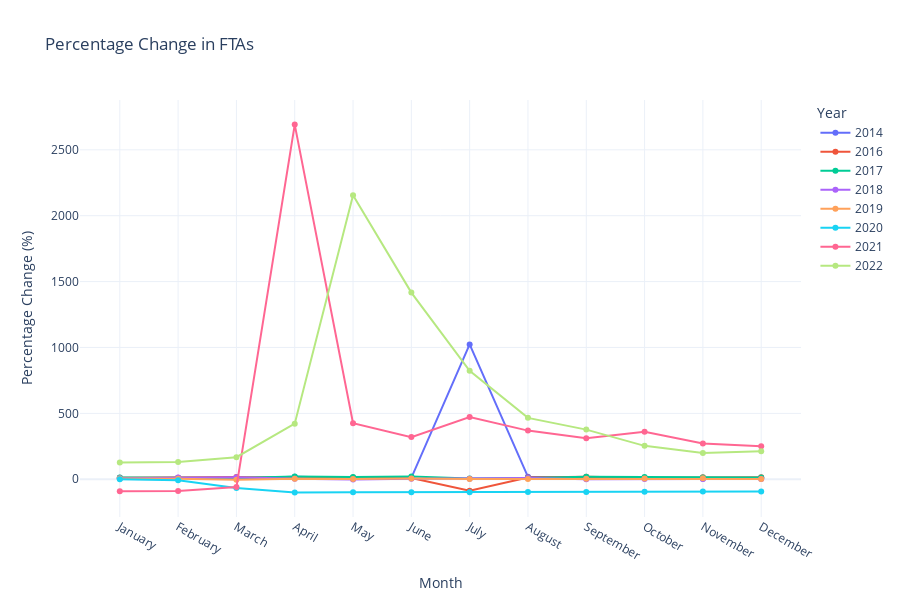

The code cell stored with this chart in its notebook:
### Code cell
import plotly.graph_objects as go

# Assuming yearly_change_pct is your DataFrame with percentage yearly changes

# Create a Plotly figure
fig = go.Figure()

# Adding a line for each year in yearly_change_pct
for year in yearly_change_pct.columns:
    fig.add_trace(go.Scatter(
        x=yearly_change_pct.index, 
        y=yearly_change_pct[year],
        mode='lines+markers',  # Adds markers on the line
        name=str(year),  # Each line is labeled by the year
        hovertemplate=f"{year}: {{y:.2f}}%"  # Customize hover format for percentage
    ))

# Updating layout for the plot
fig.update_layout(
    # title="Yearly Percentage Change in FTAs",
    title="Percentage Change in FTAs",
    xaxis_title="Month",
    yaxis_title="Percentage Change (%)",
    template="plotly_white",  # Light theme
    height=600,
    xaxis=dict(tickmode='array', tickvals=yearly_change_pct.index),
    legend_title="Year",
)

# Show the plot
fig.show()

### Figure 1 — Plotly figure (JSON) as saved in the notebook; plotly's stock layout.template omitted (floating-point values rounded to 4 significant figures)
{"data": [{"hovertemplate": "2014: {y:.2f}%", "mode": "lines+markers", "name": "2014", "type": "scatter", "x": ["January", "February", "March", "April", "May", "June", "July", "August", "September", "October", "November", "December"], "y": [5.2, 9.75, 7.96, 18.81, 11.4, 11.26, 1023.0, 18.38, 12.25, 11.75, 4.3, 7.74]}, {"hovertemplate": "2016: {y:.2f}%", "mode": "lines+markers", "name": "2016", "type": "scatter", "x": ["January", "February", "March", "April", "May", "June", "July", "August", "September", "October", "November", "December"], "y": [11.45, 12.32, 17.19, 10.59, 13.42, 8.95, -87.1, 13.26, 19.45, 10.98, 14.73, 15.39]}, {"hovertemplate": "2017: {y:.2f}%", "mode": "lines+markers", "name": "2017", "type": "scatter", "x": ["January", "February", "March", "April", "May", "June", "July", "August", "September", "October", "November", "December"], "y": [14.16, 9.69, 9.5, 21.27, 18, 21.3, 6.2, 10.28, 18.38, 16.88, 13.6, 14.34]}, {"hovertemplate": "2018: {y:.2f}%", "mode": "lines+markers", "name": "2018", "type": "scatter", "x": ["January", "February", "March", "April", "May", "June", "July", "August", "September", "October", "November", "December"], "y": [8.39, 12.7, 15.31, 3.78, -2.55, 3.08, 3.49, 9.3, -0.01, 2.68, 1.49, 2.03]}, {"hovertemplate": "2019: {y:.2f}%", "mode": "lines+markers", "name": "2019", "type": "scatter", "x": ["January", "February", "March", "April", "May", "June", "July", "August", "September", "October", "November", "December"], "y": [6.32, 3.93, -4.24, 3.98, 1.42, 6.22, 1.44, 1.89, 4.39, 6.16, 7.89, 2.93]}, {"hovertemplate": "2020: {y:.2f}%", "mode": "lines+markers", "name": "2020", "type": "scatter", "x": ["January", "February", "March", "April", "May", "June", "July", "August", "September", "October", "November", "December"], "y": [0.74, -6.61, -66.44, -99.64, -99.39, -98.82, -98.45, -97.53, -96.25, -95.61, -93.5, -92.62]}, {"hovertemplate": "2021: {y:.2f}%", "mode": "lines+markers", "name": "2021", "type": "scatter", "x": ["January", "February", "March", "April", "May", "June", "July", "August", "September", "October", "November", "December"], "y": [-91.54, -89.17, -59.25, 2691.0, 425.1, 319.9, 472.9, 369.2, 310.6, 361.3, 271.8, 250.8]}, {"hovertemplate": "2022: {y:.2f}%", "mode": "lines+markers", "name": "2022", "type": "scatter", "x": ["January", "February", "March", "April", "May", "June", "July", "August", "September", "October", "November", "December"], "y": [128.1, 130.7, 167.6, 422.1, 2155.0, 1417.0, 823.4, 465.9, 376.9, 253.7, 199.1, 212.6]}], "layout": {"height": 600, "legend": {"title": {"text": "Year"}}, "title": {"text": "Percentage Change in FTAs"}, "xaxis": {"tickmode": "array", "tickvals": ["January", "February", "March", "April", "May", "June", "July", "August", "September", "October", "November", "December"], "title": {"text": "Month"}}, "yaxis": {"title": {"text": "Percentage Change (%)"}}}}
